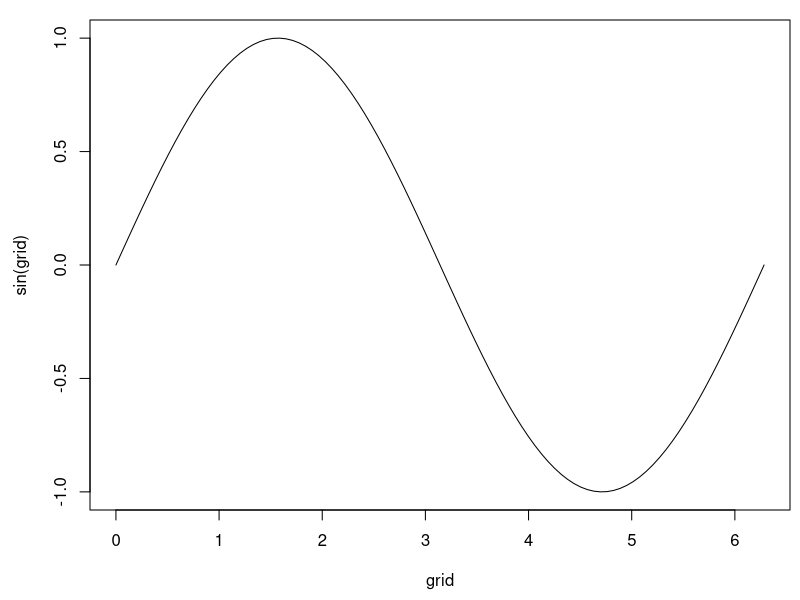

This figure's R source: (Note: this script raises an error after producing the figure.)
## ---- chunk 1
library(rlang)
knitr::opts_chunk$set(collapse = TRUE, comment = "#>")
## ---- chunk 2
    par(mar = c(4.5, 4.5, 1, 0.5))
    grid <- seq(0, 2 * pi, length = 100)
    plot(grid, sin(grid), type = "l")
## ---- chunk 3
    df <- data.frame(x = c(1, 5, 4, 2, 3), y = c(2, 1, 5, 4, 3))

    with(df, mean(x))
    subset(df, x == y)
    transform(df, z = x + y)
## ---- chunk 4
my_label <- function(x) deparse(substitute(x))
my_label(x + y)
## ---- chunk 5
    my_label({
      a + b
      c + d
    })
## ---- chunk 6
    my_label2 <- function(x) my_label(x)
    my_label2(a + b)
## ---- chunk 7
my_label <- function(x) expr_text(x)
my_label2 <- function(x) my_label(x)

my_label({
  a + b
  c + d
})
my_label2(a + b)
## ---- chunk 8
    expr_label(x)
    expr_label(a + b + c)
    expr_label(foo({
      x + y
    }))
## ---- chunk 9
f <- ~ x + y + z
typeof(f)
attributes(f)
## ---- chunk 10
    length(f)
    # The 1st element is always ~
    f[[1]]
    # The 2nd element is the RHS
    f[[2]]
## ---- chunk 11
    g <- y ~ x + z
    length(g)
    # The 1st element is still ~
    g[[1]]
    # But now the 2nd element is the LHS
    g[[2]]
    # And the 3rd element is the RHS
    g[[3]]
## ---- chunk 12
f_rhs(f)
f_lhs(f)
f_env(f)

f_rhs(g)
f_lhs(g)
f_env(g)
## ---- chunk 13
f <- ~ 1 + 2 + 3
f
f_eval(f)
## ---- chunk 14
x <- 1
add_1000 <- function(x) {
  ~ 1000 + x
}

add_1000(3)
f_eval(add_1000(3))
## ---- chunk 15
f_unwrap(add_1000(3))
## ---- chunk 16
y <- 100
f_eval(~ y)
f_eval(~ y, data = list(y = 10))

# Can mix variables in environment and data argument
f_eval(~ x + y, data = list(x = 10))
# Can even supply functions
f_eval(~ f(y), data = list(f = function(x) x * 3))
## ---- chunk 17
f_eval(~ mean(cyl), data = mtcars)
## ---- chunk 18
mydata <- data.frame(x = 100, y = 1)
x <- 10

f_eval(~ .env$x, data = mydata)
f_eval(~ .data$x, data = mydata)
## ---- chunk 19
f_eval(~ .env$z, data = mydata)
f_eval(~ .data$z, data = mydata)
## ---- chunk 20
df_mean <- function(df, variable) {
  f_eval(~ mean(uq(variable)), data = df)
}

df_mean(mtcars, ~ cyl)
df_mean(mtcars, ~ disp * 0.01638)
df_mean(mtcars, ~ sqrt(mpg))
## ---- chunk 21
variable <- ~cyl
f_interp(~ mean(uq(variable)))

variable <- ~ disp * 0.01638
f_interp(~ mean(uq(variable)))
## ---- chunk 22
f <- ~ mean
f_interp(~ uq(f)(uq(variable)))
## ---- chunk 23
formula <- y ~ x
f_interp(~ lm(uq(formula), data = df))
## ---- chunk 24
f_interp(~ lm(uqf(formula), data = df))
## ---- chunk 25
variable <- ~ x
extra_args <- list(na.rm = TRUE, trim = 0.9)
f_interp(~ mean(uq(variable), uqs(extra_args)))
## ---- chunk 26
    f <- function(x) x + 1
    f_eval(~ f(10), list(f = "a"))
## ---- chunk 27
sieve <- function(df, condition) {
  rows <- f_eval(condition, df)
  if (!is.logical(rows)) {
    stop("`condition` must be logical.", call. = FALSE)
  }

  rows[is.na(rows)] <- FALSE
  df[rows, , drop = FALSE]
}

df <- data.frame(x = 1:5, y = 5:1)
sieve(df, ~ x <= 2)
sieve(df, ~ x == y)
## ---- chunk 28
threshold_x <- function(df, threshold) {
  sieve(df, ~ x > threshold)
}
threshold_x(df, 3)
## ---- chunk 29
    rm(x)
    df2 <- data.frame(y = 5:1)

    # Throws an error
    threshold_x(df2, 3)

    # Silently gives the incorrect result!
    x <- 5
    threshold_x(df2, 3)
## ---- chunk 30
    df3 <- data.frame(x = 1:5, y = 5:1, threshold = 4)
    threshold_x(df3, 3)
## ---- chunk 31
threshold_x <- function(df, threshold) {
  sieve(df, ~ .data$x > .env$threshold)
}

threshold_x(df2, 3)
threshold_x(df3, 3)
## ---- chunk 32
threshold <- function(df, variable, threshold) {
  stopifnot(is.character(variable), length(variable) == 1)

  sieve(df, ~ .data[[.env$variable]] > .env$threshold)
}
threshold(df, "x", 4)
## ---- chunk 33
threshold <- function(df, variable = ~x, threshold = 0) {
  sieve(df, ~ uq(variable) > .env$threshold)
}

threshold(df, ~ x, 4)
threshold(df, ~ abs(x - y), 2)
## ---- chunk 34
x <- 3
threshold(df, ~ .data$x - .env$x, 0)
## ---- chunk 35
mogrify <- function(`_df`, ...) {
  args <- list(...)

  for (nm in names(args)) {
    `_df`[[nm]] <- f_eval(args[[nm]], `_df`)
  }

  `_df`
}
## ---- chunk 36
df <- data.frame(x = 1:5, y = sample(5))
mogrify(df, z = ~ x + y, z2 = ~ z * 2)
## ---- chunk 37
add_variable <- function(df, name, expr) {
  do.call("mogrify", c(list(df), setNames(list(expr), name)))
}
add_variable(df, "z", ~ x + y)
## ---- chunk 38
f_list("x" ~ y, z = ~z)
## ---- chunk 39
mogrify <- function(`_df`, ...) {
  args <- f_list(...)

  for (nm in names(args)) {
    `_df`[[nm]] <- f_eval(args[[nm]], `_df`)
  }

  `_df`
}
## ---- chunk 40
add_variable <- function(df, name, expr) {
  mogrify(df, name ~ uq(expr))
}
add_variable(df, "z", ~ x + y)
## ---- chunk 41
sieve_ <- function(df, condition) {
  rows <- f_eval(condition, df)
  if (!is.logical(rows)) {
    stop("`condition` must be logical.", call. = FALSE)
  }

  rows[is.na(rows)] <- FALSE
  df[rows, , drop = FALSE]
}
## ---- chunk 42
sieve <- function(df, expr) {
  sieve_(df, f_capture(expr))
}
sieve(df, x == 1)
## ---- chunk 43
scramble <- function(df) {
  df[sample(nrow(df)), , drop = FALSE]
}
subscramble <- function(df, expr) {
  scramble(sieve(df, expr))
}
subscramble(df, x < 4)
## ---- chunk 44
mogrify_ <- function(`_df`, args) {
  args <- as_f_list(args)

  for (nm in names(args)) {
    `_df`[[nm]] <- f_eval(args[[nm]], `_df`)
  }

  `_df`
}

mogrify <- function(`_df`, ...) {
  mogrify_(`_df`, dots_capture(...))
}
